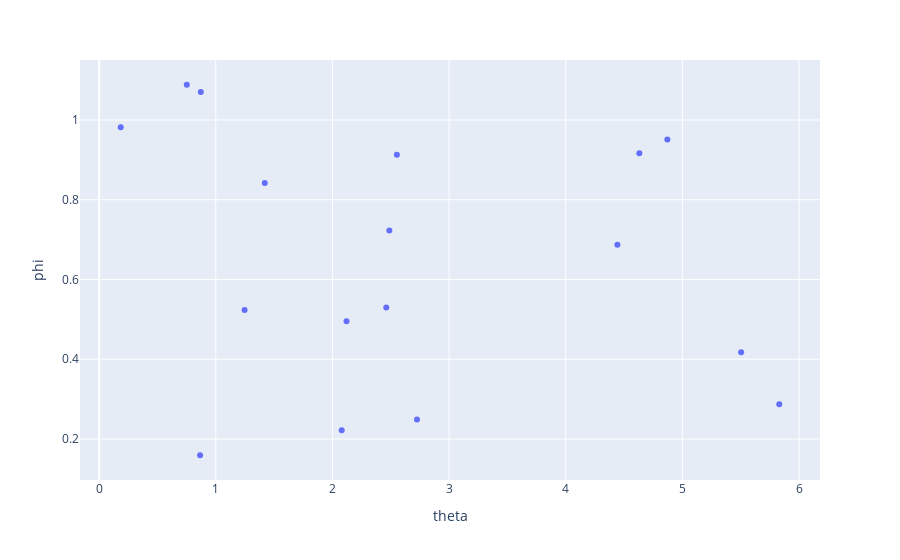

Here is the notebook cell this chart was saved with:
### Markdown cell above
## 2D visuals

### Code cell
from astropy.coordinates import cartesian_to_spherical

time_id = 700

tracks_df_ft = tracks_df.loc[tracks_df["t"]==time_id]


fig = px.scatter(tracks_df_ft, x="theta", y="phi")
fig.show()

### Figure 1 — Plotly figure (JSON) as saved in the notebook; plotly's stock layout.template omitted (floating-point values rounded to 4 significant figures)
{"data": [{"hovertemplate": "theta=%{x}<br>phi=%{y}<extra></extra>", "legendgroup": "", "marker": {"color": "#636efa", "symbol": "circle"}, "mode": "markers", "name": "", "orientation": "v", "showlegend": false, "type": "scatter", "x": [4.443, 4.871, 0.8719, 0.7516, 2.725, 2.462, 2.121, 5.83, 2.08, 2.488, 4.631, 0.1855, 1.247, 5.504, 1.42, 2.553, 0.8657], "xaxis": "x", "y": [0.6869, 0.9514, 1.07, 1.088, 0.2485, 0.5295, 0.4953, 0.2873, 0.2217, 0.7228, 0.9168, 0.9821, 0.5235, 0.4177, 0.842, 0.9127, 0.1591], "yaxis": "y"}], "layout": {"legend": {"tracegroupgap": 0}, "margin": {"t": 60}, "xaxis": {"anchor": "y", "domain": [0, 1], "title": {"text": "theta"}}, "yaxis": {"anchor": "x", "domain": [0, 1], "title": {"text": "phi"}}}}
